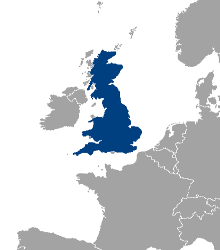
//> input picture Pictures/220*250.png, 220 x 250 px; its folder holds only this picture in this run
$ ./Compression_Kol   (built with g++ and OpenCV 4)
//> lines starting //> are read from the running program, lines starting //| are printed output that depends on the picture; after the words box and inside, x2 and y2 are one past the last pixel; in counts of white or black regions, pixels touching at a corner belong together
#include <opencv2/opencv.hpp>
#include <vector>
#include <cmath>
#include <algorithm>
#include <iostream>
#include <queue>
#include <climits>

using namespace std;
using namespace cv;

// Structure for compressed image data
struct CompressedImage {
    Mat compressed;       // Compressed image
    int originalRows;     // Original image height
    int originalCols;     // Original image width
    vector<vector<Vec3b>> blockColors;  // Original colors of each pixel
};

struct PixelFeature {
    Vec3b colorRGB;
    Point position;
};

const int C = 100;
const double SIGMA_RGB = 8.0;   //bigger more accurate but slower
const double ALPHA = 0.2;       //smaller more accurate but slower
const int BLOCK_SIZE = 2;       // Compression block size

// Weight calculation function
int Weight(const Vec3b& color1, const Vec3b& color2) {
    int dx = color1[0] - color2[0];
    int dy = color1[1] - color2[1];
    int dz = color1[2] - color2[2];
    double rgbDistance = std::sqrt(dx * dx + dy * dy + dz * dz);
    int weight = static_cast<int>(C * std::exp(-rgbDistance / SIGMA_RGB));
    return weight;
}

// Build adjacency matrix
std::vector<std::vector<std::vector<int>>> Build_Matrix(const Mat& image) {
    std::vector<std::vector<PixelFeature>> features(image.rows, std::vector<PixelFeature>(image.cols));
    std::vector<std::vector<std::vector<int>>> Matrix(image.rows, std::vector<std::vector<int>>(image.cols, std::vector<int>(4, 0)));

    for (int y = 0; y < image.rows; ++y) {
        for (int x = 0; x < image.cols; ++x) {
            PixelFeature pf;
            pf.colorRGB = image.at<Vec3b>(y, x);
            pf.position = Point(x, y);
            features[y][x] = pf;

            auto calcWeight = [&](int y2, int x2) -> int {
                Vec3b color2 = image.at<Vec3b>(y2, x2);
                double spatialDist = std::sqrt((y-y2)*(y-y2) + (x-x2)*(x-x2));
                double colorWeight = Weight(pf.colorRGB, color2);
                return static_cast<int>(colorWeight * std::exp(-spatialDist * ALPHA));
            };

            if (y > 0) Matrix[y][x][0] = calcWeight(y-1, x);
            if (y < image.rows - 1) Matrix[y][x][1] = calcWeight(y+1, x);
            if (x > 0) Matrix[y][x][2] = calcWeight(y, x-1);
            if (x < image.cols - 1) Matrix[y][x][3] = calcWeight(y, x+1);
        }
    }
    return Matrix;
}

class Graph {
public:
    int V;
    vector<vector<pair<int, int>>> adj;
    vector<vector<int>> capacity;
    vector<vector<int>> flow;

    Graph(int V) : V(V) {
        adj.resize(V);
        capacity = vector<vector<int>>(V, vector<int>(V, 0));
        flow = vector<vector<int>>(V, vector<int>(V, 0));
    }

    void addEdge(int u, int v, int cap) {
        adj[u].push_back({v, cap});
        adj[v].push_back({u, cap}); // 双向边
        capacity[u][v] = cap;
        capacity[v][u] = cap; // 反向边容量
    }

    void Kolmogorov(int source, int sink, vector<int>& S, vector<int>& T) {
        vector<int> level(V);
        vector<int> ptr(V);
        vector<int> flow_to(V);
        vector<bool> in_queue(V, false);
        vector<int> parent(V, -1);

        // Initialize flow
        fill(flow[0].begin(), flow[0].end(), 0);

        queue<int> q;
        while (true) {
            // BFS to find augmenting paths
            fill(level.begin(), level.end(), -1);
            fill(in_queue.begin(), in_queue.end(), false);
            fill(parent.begin(), parent.end(), -1);
            while (!q.empty()) q.pop();

            q.push(source);
            level[source] = 0;
            in_queue[source] = true;

            while (!q.empty()) {
                int u = q.front();
                q.pop();
                in_queue[u] = false;

                for (auto& edge : adj[u]) {
                    int v = edge.first;
                    int rem_cap = capacity[u][v] - flow[u][v];

                    if (rem_cap > 0 && level[v] == -1) {
                        level[v] = level[u] + 1;
                        parent[v] = u;
                        if (!in_queue[v]) {
                            q.push(v);
                            in_queue[v] = true;
                        }
                    }
                }
            }

            // No augmenting path found
            if (level[sink] == -1) break;

            // Find min cut in the graph
            fill(flow_to.begin(), flow_to.end(), INT_MAX);
            for (int v = sink; v != source; v = parent[v]) {
                int u = parent[v];
                flow_to[v] = min(flow_to[v], capacity[u][v] - flow[u][v]);
            }

            for (int v = sink; v != source; v = parent[v]) {
                int u = parent[v];
                flow[u][v] += flow_to[sink];
                flow[v][u] -= flow_to[sink];
            }
        }

        // Separate into S and T sets using BFS from source
        vector<bool> visited(V, false);
        q.push(source);
        visited[source] = true;

        while (!q.empty()) {
            int u = q.front();
            q.pop();
            S.push_back(u);

            for (auto& edge : adj[u]) {
                int v = edge.first;
                if (!visited[v] && capacity[u][v] - flow[u][v] > 0) {
                    visited[v] = true;
                    q.push(v);
                }
            }
        }

        // Add unvisited nodes to T
        for (int i = 0; i < V; i++) {
            if (!visited[i]) {
                T.push_back(i);
            }
        }

        cout << "Total Pixels " << S.size() + T.size() << " nodes." << endl;
        cout << "Set S contains " << S.size() << " nodes." << endl;
        cout << "Set T contains " << T.size() << " nodes." << endl;
    }
};

// Compress image function
CompressedImage compressImage(const Mat& original) {
    CompressedImage result;
    result.originalRows = original.rows;
    result.originalCols = original.cols;

    int newRows = (original.rows + BLOCK_SIZE - 1) / BLOCK_SIZE;
    int newCols = (original.cols + BLOCK_SIZE - 1) / BLOCK_SIZE;

    result.compressed = Mat(newRows, newCols, original.type());
    result.blockColors.resize(original.rows, vector<Vec3b>(original.cols));

    for (int y = 0; y < newRows; ++y) {
        for (int x = 0; x < newCols; ++x) {
            int count = 0;
            Vec3d sum(0, 0, 0);

            for (int by = y * BLOCK_SIZE; by < min((y + 1) * BLOCK_SIZE, original.rows); ++by) {
                for (int bx = x * BLOCK_SIZE; bx < min((x + 1) * BLOCK_SIZE, original.cols); ++bx) {
                    Vec3b pixel = original.at<Vec3b>(by, bx);
                    sum += Vec3d(pixel[0], pixel[1], pixel[2]);
                    result.blockColors[by][bx] = pixel;
                    count++;
                }
            }

            Vec3b avgColor(
                static_cast<uchar>(sum[0] / count),
                static_cast<uchar>(sum[1] / count),
                static_cast<uchar>(sum[2] / count)
            );
            result.compressed.at<Vec3b>(y, x) = avgColor;
        }
    }

    return result;
}

// Restore segmentation to original size while keeping original colors for foreground
Mat restoreSegmentation(const CompressedImage& compressed, const vector<int>& S,
                       int compressedCols, const Vec3b& sourceColor, const Vec3b& sinkColor) {
    Mat result = Mat(compressed.originalRows, compressed.originalCols, CV_8UC3);

    for (int y = 0; y < compressed.originalRows; ++y) {
        for (int x = 0; x < compressed.originalCols; ++x) {
            int blockY = y / BLOCK_SIZE;
            int blockX = x / BLOCK_SIZE;
            int blockIndex = blockY * compressedCols + blockX;

            if (find(S.begin(), S.end(), blockIndex) != S.end()) {
                result.at<Vec3b>(y, x) = compressed.blockColors[y][x];  // Use original color for foreground
            } else {
                result.at<Vec3b>(y, x) = sinkColor;  // Use sink color for background
            }
        }
    }

    return result;
}

int main() {
    Mat image = imread("Image-Foreground-Background-Segmentation-using-Network-Flow-main/Pictures/220*250.png");
//> image is the input picture: 250 rows x 220 cols, CV_8UC3; mean B, G, R 216.8, 213.1, 209.5

    if (image.empty()) {
        cout << "Fail to read image!" << endl;
        return -1;
    }

    cout << "Original image size: " << image.rows << "x" << image.cols << endl;
//| Original image size: 250x220
    auto start = chrono::high_resolution_clock::now();

    // 1. Compress the image
    auto compressedImg = compressImage(image);
//> after the loop in compressImage, `for (int y = 0; y < newRows; ++y)`:
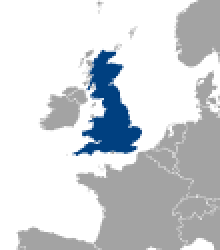
//> result.compressed: 125 rows x 110 cols, CV_8UC3 (shown 2 times larger); mean B, G, R 216.8, 213.1, 209.4
    cout << "Compressed image size: " << compressedImg.compressed.rows << "x" << compressedImg.compressed.cols << endl;
//| Compressed image size: 125x110

    // Save compressed image for comparison
    Mat resizedCompressed;
    resize(compressedImg.compressed,
           resizedCompressed,
           Size(compressedImg.originalCols, compressedImg.originalRows),
           0, 0, INTER_NEAREST);
    imwrite("compressed_original_Kol.png", resizedCompressed);

    // 2. Run Kolmogorov algorithm on compressed image
    int rows = compressedImg.compressed.rows;
//> rows = 125
    int cols = compressedImg.compressed.cols;
//> cols = 110

    int source = (rows / 2) * cols + (cols / 2);
//> source = 6875
    int sink = rows * cols - 2;
//> sink = 13748

    Vec3b sourceColor = compressedImg.compressed.at<Vec3b>(source / cols, source % cols);
//> sourceColor = [128, 64, 0]
    Vec3b sinkColor = compressedImg.compressed.at<Vec3b>(sink / cols, sink % cols);
//> sinkColor = [163, 163, 163]

    auto Matrix = Build_Matrix(compressedImg.compressed);
//> Matrix = 125 items
    Graph graph(rows * cols);

    for (int y = 0; y < rows; ++y) {
        for (int x = 0; x < cols; ++x) {
            int u = y * cols + x;
            if (y > 0) graph.addEdge(u, (y - 1) * cols + x, Matrix[y][x][0]);
            if (y < rows - 1) graph.addEdge(u, (y + 1) * cols + x, Matrix[y][x][1]);
            if (x > 0) graph.addEdge(u, y * cols + (x - 1), Matrix[y][x][2]);
            if (x < cols - 1) graph.addEdge(u, y * cols + (x + 1), Matrix[y][x][3]);
        }
    }
//> this loop made 125 passes

    vector<int> S, T;
    graph.Kolmogorov(source, sink, S, T);
//> after the loop in Kolmogorov, `while (true)`: level = 13750 values, max 44 at index 2917, min -1 at index 0, mean -0.0668; in_queue = 13750 values from 0 to 0; parent = 13750 values, max 8314 at index 8315, min -1 at index 0, mean 311.1; q = 0 items
//> in Kolmogorov, `q.push(source);`: q = 1 item
//> in Kolmogorov, `visited[source] = true;`: visited = 13750 values, max 1 at index 6875, min 0 at index 0, mean 7.27e-05
//> the loop in Kolmogorov, `while (!q.empty())` made 699 passes
//> u on passes 1 to 3: 6875, 6765, 6874
//> after the loop in Kolmogorov, `while (!q.empty())`: q = 0 items; S = 699 values, max 8405 at index 530, min 2801 at index 691, mean 6162.3; visited = 13750 values, max 1 at index 2801, min 0 at index 0, mean 0.0508
//> after the loop in Kolmogorov, `for (int i = 0; i < V; i++)`: T = 13051 values from 0 to 13749
//| Total Pixels 13750 nodes.
//| Set S contains 699 nodes.
//| Set T contains 13051 nodes.
//> T = 13051 values from 0 to 13749

    auto end = chrono::high_resolution_clock::now();
    chrono::duration<double> duration = end - start;
    cout << "Time: " << duration.count() << " seconds" << endl;
    cout << "Kolmogorov Speed (Compressed): " << (S.size()+T.size()) /duration.count() << " nodes/second" << endl;

    // 3. Restore segmentation to original size while keeping original colors for foreground
    Mat result = restoreSegmentation(compressedImg, S, cols, sourceColor, sinkColor);
//> in restoreSegmentation, `Mat result = Mat(compressed.originalRows, compressed.originalCols, CV_..`: result: 250 rows x 220 cols, CV_8UC3; every value is 0
//> after the loop in restoreSegmentation, `for (int y = 0; y < compressed.originalRows; ++y)`:
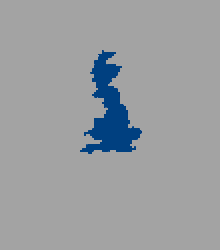
//> result: 250 rows x 220 cols, CV_8UC3; mean B, G, R 161.2, 158, 154.8

    // Mark source and sink points
    circle(result, Point(source % cols * BLOCK_SIZE, source / cols * BLOCK_SIZE),
           BLOCK_SIZE, Scalar(0, 255, 0), -1);  // Green for source
//> result: 250 rows x 220 cols, CV_8UC3; 13 pixels changed, all inside (x1, y1, x2, y2) = (108, 122, 113, 127)
    circle(result, Point(sink % cols * BLOCK_SIZE, sink / cols * BLOCK_SIZE),
           BLOCK_SIZE, Scalar(0, 0, 255), -1);  // Red for sink
//> result: 250 rows x 220 cols, CV_8UC3; mean B, G, R 161.2, 158, 154.8

    imwrite("compressed_segmentation_Kol_result.png", result);

    return 0;
}
